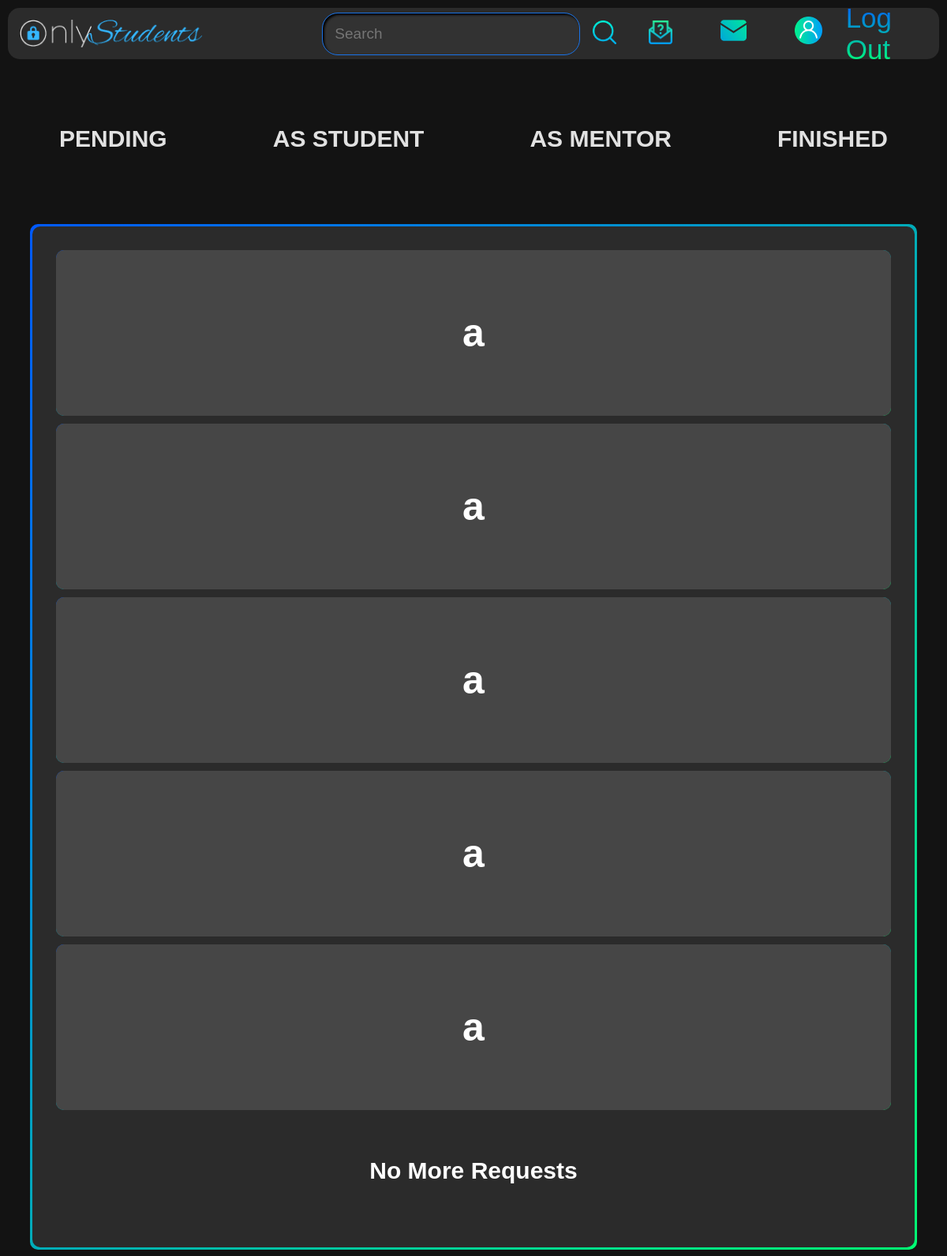
The app's page /users/requests/8657709e-d5ed-4d1a-a634-2269ccd4c577/ (signed in) with its own data.
### users/models.py (models this page shows, shortened)
class Project(models.Model):
  mentor = models.ForeignKey(Profile, null=True, blank=True, on_delete=models.SET_NULL)
  student = models.ForeignKey(Profile, null=True, blank=True, on_delete=models.SET_NULL, related_name='student')
  title = models.CharField(max_length=200)
  description = models.TextField(null=True, blank=True, default="")
  featured_image = models.ImageField(null=True, blank=True, default="default.jpg")
  demo_link = models.CharField(max_length=2000, null=True, blank=True, default="Demo Link")
  source_link = models.CharField(max_length=200, null=True, blank=True, default="Source Link")
  subject = models.ForeignKey(Subject, blank=True, on_delete=models.CASCADE)
  created = models.DateTimeField(auto_now_add=True)
  id = models.UUIDField(default=uuid.uuid4, unique=True, primary_key=True, editable=False)
  is_completed = models.BooleanField(default=False, null=True)
  is_accepted = models.BooleanField(default=False, null=True)
  private = models.BooleanField(default=True, null=True)
  body = models.TextField(null=True, blank=True, default="Body")
  meeting_link = models.CharField(max_length=200, blank=True, null=True, default="Meeting Link")
  documents_link = models.TextField(null=True, blank=True, default="Documents Link")

### users/views.py (the view)
# urls.py: path('', include('projects.urls')),
def projects(request, pk):
    mentor = Profile.objects.get(id=pk)
    projects = Project.objects.filter(mentor=mentor)
    context = {
        'projects': projects
    }
    return render(request, 'users/requests.html', context)

### users/templates/users/requests.html
{% extends 'main.html' %}
{% load static %}
{% block content %}
<div class="requests-background">
    <div class="buttons-1">
        <div class="button-2">
            <a href="{% url 'pendingprojects' request.user.profile.id %}">
                <button class="default-btn">
                    Pending
                </button>
            </a>
        </div>
        <div class="button-2">
            <a href="{% url 'projectsasstudent' request.user.profile.id %}">
                <button class="default-btn">
                    {% if request.user.profile.role != 'student' %}
                    As student
                    {% elif request.user.profile.role == 'student' %}
                    Active requests
                    {% endif %}
                </button>
            </a>
        </div>
        {% if request.user.profile.role != 'student' %}
        <div class="button-1">
            <div class="button-2">
                <a href="{% url 'projectsasmentor' request.user.profile.id %}">
                    <button class="default-btn">
                        As mentor
                    </button>
                </a>
            </div>
        </div>
        {% endif %}
        <div class="button-2">
            <a href="{% url 'completedprojects' request.user.profile.id %}">
                <button class="default-btn">
                    Finished
                </button>
            </a>
        </div>
    </div>
    <div class="requests-box">
        <div class="requests-list-background">
            <div class="requests-list">
                {% for project in projects %}
                    <div class="request-background">
                        <div class="request-name">
                            <a href="{% url 'onerequest' project.id %}" class="request-link">
                                <div class="request">
                                    {{project.title}}
                                </div>
                            </a>
                        </div>
                    </div>
                {% endfor %}
                <div class="requests-list-last-project">
                    No More Requests
                </div>
            </div>
        </div>
    </div>
</div>
{% endblock content %}

### static/styles/main.css (style rules this page uses)
body { background-color: rgb(19, 19, 19); font-family: Arial; color: white; padding-top: 150px; }
div { text-decoration: none; color: white; }
.default-btn { font-size: 30px; color: #e1e1e1; font-family: inherit; font-weight: 800; cursor: pointer; position: relative; border: none; background: none; text-transform: uppercase; transition-timing-function: cubic-bezier(0.25, 0.8, 0.25, 1); transition-duration: 400ms; transition-property: color; }
.default-btn:after { content: ""; pointer-events: none; bottom: -2px; left: 50%; position: absolute; width: 0%; height: 2px; background: -webkit-linear-gradient(rgb(0, 89, 255), rgb(0, 255, 115)); transition-timing-function: cubic-bezier(0.25, 0.8, 0.25, 1); transition-duration: 400ms; transition-property: width, left; }
.buttons-1 { display: flex; justify-content: space-around; }
a:link { text-decoration: none; color: white; }

### static/styles/requests.css (style rules this page uses)
.requests-box { padding-left: 30px; padding-right: 30px; margin-top: 90px; }
.requests-list { display: grid; grid-template-columns: 1fr ; row-gap: 10px; column-gap: 10px; background-color: rgb(43, 43, 43); padding-left: 30px; padding-right: 30px; padding-top: 30px; padding-bottom: 30px; border-radius: 10px; min-width: 700px; max-width: 2300px; }
.request { min-height: 210px; min-width: 300px; width: 100%; height: 100%; display: flex; align-items: center; justify-content: center; font-size: 50px; font-family: Arial; font-weight: 700; }
.requests-list-background { background-image: linear-gradient(to bottom right, rgb(0, 89, 255), rgb(0, 255, 115)); margin-left: 30px; margin-right: 30px; padding: 3px; border-radius: 10px; min-width: 830px; max-width: 2330px; margin-left: auto; margin-right: auto; }
.request-name { color: white; background-color: rgb(70, 70, 70); display: flex; justify-content: center; border-radius: 10px; transition: color 0.35s, background-color 0.35s, height 0.3s, width 0.3s; cursor: pointer; width: 100%; height: 100%; }
.request-background { border-radius: 10px; background-image: linear-gradient(to bottom right, rgb(0, 89, 255), rgb(0, 255, 115)); display: flex; align-items: center; justify-content: center; }
.request-link { width: 100%; }
.requests-list-last-project { font-weight: bold; font-size: 30px; display: flex; justify-content: space-around; margin-top: 50px; margin-bottom: 50px; }

### records on screen
Project: title "a"
Project: title "a"
Project: title "a"
Project: title "a"
Project: title "a"
